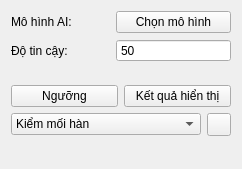
<?xml version="1.0" encoding="UTF-8"?>
<ui version="4.0">
 <class>Form</class>
 <widget class="QWidget" name="Form">
  <property name="geometry">
   <rect>
    <x>0</x>
    <y>0</y>
    <width>242</width>
    <height>169</height>
   </rect>
  </property>
  <property name="sizePolicy">
   <sizepolicy hsizetype="Expanding" vsizetype="Expanding">
    <horstretch>0</horstretch>
    <verstretch>0</verstretch>
   </sizepolicy>
  </property>
  <property name="windowTitle">
   <string>Form</string>
  </property>
  <layout class="QGridLayout" name="gridLayout">
   <item row="7" column="0" colspan="2">
    <layout class="QHBoxLayout" name="horizontalLayout_2">
     <item>
      <widget class="QComboBox" name="comboMode">
       <item>
        <property name="text">
         <string>Kiểm mối hàn</string>
        </property>
       </item>
       <item>
        <property name="text">
         <string>Kiểm màu dây</string>
        </property>
       </item>
      </widget>
     </item>
     <item>
      <widget class="QToolButton" name="btnComfirm">
       <property name="styleSheet">
        <string notr="true"/>
       </property>
       <property name="text">
        <string/>
       </property>
      </widget>
     </item>
    </layout>
   </item>
   <item row="3" column="0">
    <widget class="QLabel" name="labelConf">
     <property name="maximumSize">
      <size>
       <width>100</width>
       <height>16777215</height>
      </size>
     </property>
     <property name="text">
      <string>Độ tin cậy:</string>
     </property>
    </widget>
   </item>
   <item row="4" column="0" colspan="2">
    <spacer name="horizontalSpacer">
     <property name="orientation">
      <enum>Qt::Orientation::Horizontal</enum>
     </property>
     <property name="sizeHint" stdset="0">
      <size>
       <width>221</width>
       <height>17</height>
      </size>
     </property>
    </spacer>
   </item>
   <item row="10" column="0" colspan="2">
    <widget class="QStackedWidget" name="stackPanel"/>
   </item>
   <item row="2" column="1">
    <widget class="QPushButton" name="btnSelectModel">
     <property name="text">
      <string>Chọn mô hình</string>
     </property>
    </widget>
   </item>
   <item row="2" column="0">
    <widget class="QLabel" name="labelModel">
     <property name="maximumSize">
      <size>
       <width>100</width>
       <height>16777215</height>
      </size>
     </property>
     <property name="text">
      <string>Mô hình AI:</string>
     </property>
    </widget>
   </item>
   <item row="3" column="1">
    <widget class="QSpinBox" name="spinConf">
     <property name="buttonSymbols">
      <enum>QAbstractSpinBox::ButtonSymbols::NoButtons</enum>
     </property>
     <property name="maximum">
      <number>100</number>
     </property>
     <property name="value">
      <number>50</number>
     </property>
    </widget>
   </item>
   <item row="5" column="0" colspan="2">
    <layout class="QHBoxLayout" name="horizontalLayout">
     <item>
      <widget class="QPushButton" name="bnThreshConfig">
       <property name="styleSheet">
        <string notr="true">max-height: 20px;
min-height: 20px</string>
       </property>
       <property name="text">
        <string>Ngưỡng</string>
       </property>
      </widget>
     </item>
     <item>
      <widget class="QPushButton" name="bnResultShow">
       <property name="styleSheet">
        <string notr="true">max-height: 20px;
min-height: 20px</string>
       </property>
       <property name="text">
        <string>Kết quả hiển thị</string>
       </property>
      </widget>
     </item>
    </layout>
   </item>
  </layout>
 </widget>
 <resources/>
 <connections/>
</ui>
